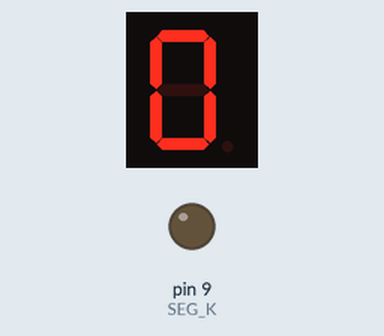
The sketch below on a simulated Arduino Uno, built with avr-gcc and run on an emulated ATmega328P. On the bench: 1-digit seven-segment display, output pins drawn as LEDs (lit = HIGH). Wiring (inferred from the names in the program): 1-digit 7-segment display, segments lit when HIGH: segments pin 2, pin 3, pin 4, pin 5, pin 6, pin 7, pin 8. The segment pins are drawn as the display they are named for; pins used as bus, display or sensor lines are not drawn.

Above: at 0.2 s.
At 4.1 s:
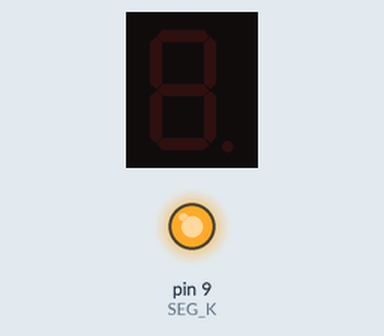
At 7.2 s:
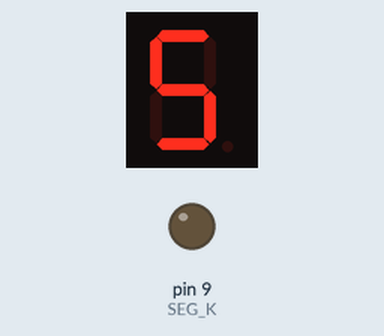
At 10.6 s:
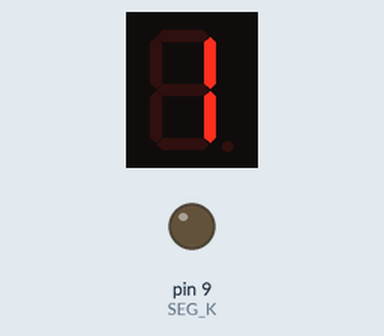
Timing chart, 0 to 36.9 s (numbered marks = the images above):
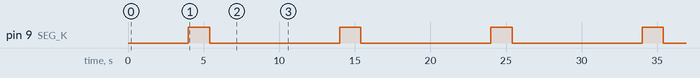

Measured:
- by itself, pin 9 (SEG_K): alternates HIGH for 1.4 s and LOW for 8.6 s
- by itself, everything shown: repeats every 10.0 s, in 20 steps
- what the display in image 1 shows lasts 1.4 s, from 4.0 s to 5.4 s
- what the display in image 2 shows lasts 0.4 s, from 7.0 s to 7.4 s

The sketch:

wyswietlaczLed.ino
```cpp
#define SEG_A 2
#define SEG_B 3
#define SEG_C 4
#define SEG_D 5
#define SEG_E 6
#define SEG_F 7
#define SEG_G 8
#define SEG_K 9
void show(int number) {
switch(number) {
  case 0:
    digitalWrite(SEG_A, HIGH);
    digitalWrite(SEG_B, HIGH);
    digitalWrite(SEG_C, HIGH);
    digitalWrite(SEG_D, HIGH);
    digitalWrite(SEG_E, HIGH);
    digitalWrite(SEG_F, HIGH);

    digitalWrite(SEG_G, LOW);
    digitalWrite(SEG_K, LOW);
  break;
  case 1:
    digitalWrite(SEG_B, HIGH);
    digitalWrite(SEG_C, HIGH);

    digitalWrite(SEG_A, LOW);
    digitalWrite(SEG_D, LOW);
    digitalWrite(SEG_E, LOW);
    digitalWrite(SEG_F, LOW);
    digitalWrite(SEG_G, LOW);
    digitalWrite(SEG_K, LOW);
  break;
  case 2:
    digitalWrite(SEG_A, HIGH);
    digitalWrite(SEG_B, HIGH);
    digitalWrite(SEG_G, HIGH);
    digitalWrite(SEG_E, HIGH);
    digitalWrite(SEG_D, HIGH);

    digitalWrite(SEG_C, LOW);
    digitalWrite(SEG_F, LOW);
    digitalWrite(SEG_K, LOW);

  break;
  case 3:
    digitalWrite(SEG_A, HIGH);
    digitalWrite(SEG_B, HIGH);
    digitalWrite(SEG_G, HIGH);
    digitalWrite(SEG_C, HIGH);
    digitalWrite(SEG_D, HIGH);

    digitalWrite(SEG_E, LOW);
    digitalWrite(SEG_F, LOW);
    digitalWrite(SEG_K, LOW);

  break;
  case 4:
    digitalWrite(SEG_F, HIGH);
    digitalWrite(SEG_B, HIGH);
    digitalWrite(SEG_G, HIGH);
    digitalWrite(SEG_C, HIGH);

    digitalWrite(SEG_A, LOW);
    digitalWrite(SEG_D, LOW);
    digitalWrite(SEG_E, LOW);
    digitalWrite(SEG_K, LOW);

  break;
  case 5:
    digitalWrite(SEG_A, HIGH);
    digitalWrite(SEG_F, HIGH);
    digitalWrite(SEG_G, HIGH);
    digitalWrite(SEG_C, HIGH);
    digitalWrite(SEG_D, HIGH);

    digitalWrite(SEG_B, LOW);
    digitalWrite(SEG_E, LOW);
    digitalWrite(SEG_K, LOW);

  break;
  case 6:
    digitalWrite(SEG_A, HIGH);
    digitalWrite(SEG_F, HIGH);
    digitalWrite(SEG_G, HIGH);
    digitalWrite(SEG_C, HIGH);
    digitalWrite(SEG_D, HIGH);
    digitalWrite(SEG_E, HIGH);

    digitalWrite(SEG_B, LOW);
    digitalWrite(SEG_K, LOW);

  break;
  case 7:
    digitalWrite(SEG_A, HIGH);
    digitalWrite(SEG_B, HIGH);
    digitalWrite(SEG_C, HIGH);

    digitalWrite(SEG_D, LOW);
    digitalWrite(SEG_E, LOW);
    digitalWrite(SEG_F, LOW);
    digitalWrite(SEG_G, LOW);
    digitalWrite(SEG_K, LOW);

  break;
  case 8:
    digitalWrite(SEG_A, HIGH);
    digitalWrite(SEG_B, HIGH);
    digitalWrite(SEG_G, HIGH);
    digitalWrite(SEG_F, HIGH);
    digitalWrite(SEG_C, HIGH);
    digitalWrite(SEG_D, HIGH);
    digitalWrite(SEG_E, HIGH);
    digitalWrite(SEG_K, LOW);

  break;
  case 9:
    digitalWrite(SEG_F, HIGH);
    digitalWrite(SEG_A, HIGH);
    digitalWrite(SEG_B, HIGH);
    digitalWrite(SEG_G, HIGH);
    digitalWrite(SEG_C, HIGH);
    digitalWrite(SEG_D, HIGH);

    digitalWrite(SEG_E, LOW);
    digitalWrite(SEG_K, LOW);

  break;
  case 10:
  digitalWrite(SEG_K, HIGH);

  digitalWrite(SEG_A, LOW);
  digitalWrite(SEG_B, LOW);
  digitalWrite(SEG_C, LOW);
  digitalWrite(SEG_D, LOW);
  digitalWrite(SEG_E, LOW);
  digitalWrite(SEG_F, LOW);
  digitalWrite(SEG_G, LOW);
}
}
void setup() {
pinMode(SEG_A, OUTPUT);
pinMode(SEG_B, OUTPUT);
pinMode(SEG_C, OUTPUT);
pinMode(SEG_D, OUTPUT);
pinMode(SEG_E, OUTPUT);
pinMode(SEG_F, OUTPUT);
pinMode(SEG_G, OUTPUT);
pinMode(SEG_K, OUTPUT);


}

void loop() {
for(int i=0; i<=10; i++)
{
  show(i);
  delay(400);
}
delay(600);
for(int i=0; i<=10; i++)
{
  show(10-i);
  delay(400);
}
delay(600);


}
```
